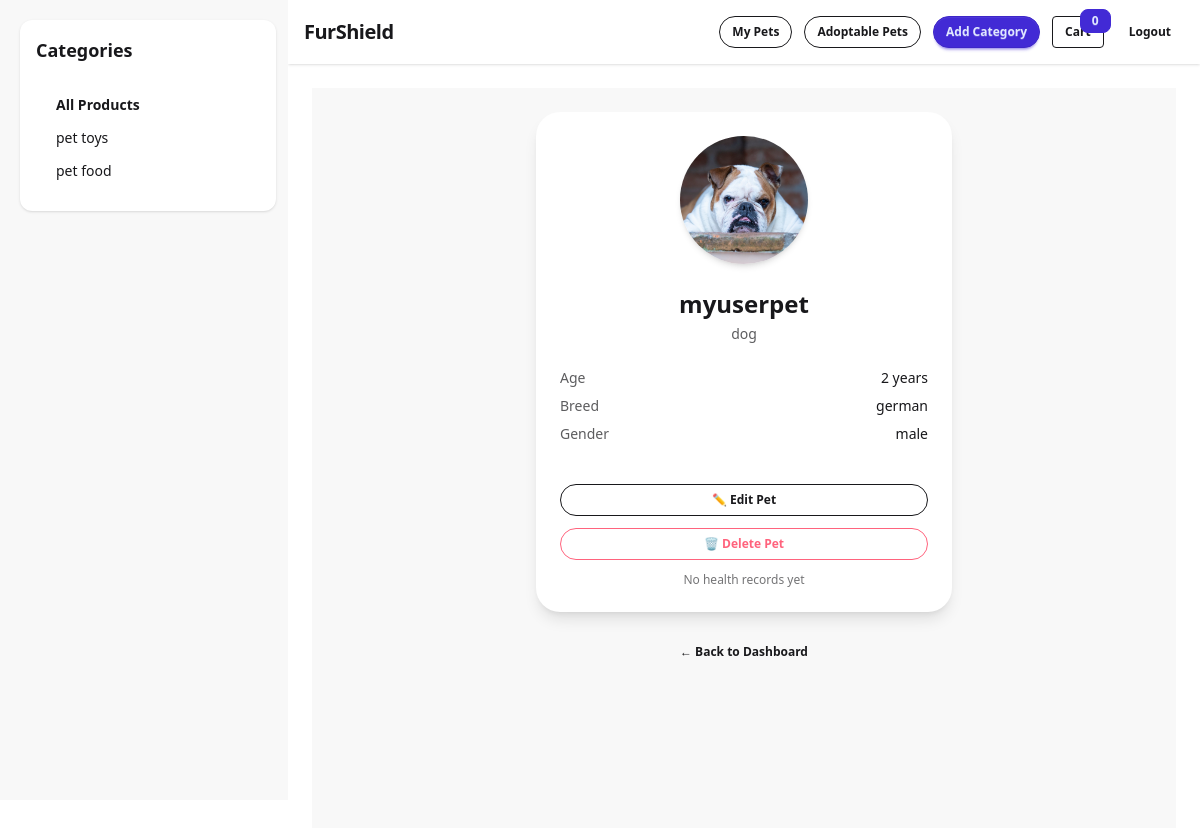
The page /pets/2/ (signed in) on the database its author committed.
### myapp/models.py (models this page shows, shortened)
class Pet(models.Model):
    owner = models.ForeignKey(
        User,
        on_delete=models.CASCADE,
        related_name='pets',
        null=True,
        blank=True
    )
    shelter = models.ForeignKey(
        User,
        on_delete=models.CASCADE,
        related_name='shelter_pets',
        null=True,
        blank=True
    )
    is_adoptable = models.BooleanField(default=False)
    image = models.ImageField(upload_to='pets/', blank=True, null=True)
    pet_name = models.CharField(max_length=100)
    pet_type = models.CharField(max_length=50)
    age = models.PositiveIntegerField(null=True, blank=True)
    breed = models.CharField(max_length=100, blank=True)
    gender = models.CharField(max_length=20)
    special_needs = models.BooleanField(default=False)

class Category(models.Model):
    name = models.CharField(max_length=100)
    image = models.ImageField(upload_to='category_images/')

### myapp/views.py (the view)
# urls.py: path('pets/<int:pet_id>/', views.view_pet,  name='view_pet'),
def view_pet(request, pet_id):
    pet = get_object_or_404(Pet, id=pet_id)
    if pet.owner != request.user and request.user.profile.role != 'vet':
        return HttpResponseForbidden()
    records = pet.health_records.all()
    return render(request, 'pet_owner/view_pet.html', {
        'pet': pet,
        'records': records
    })

### myapp/context_processors.py (called while the page is built)
def categories_processor(request):
    from .models import Category
    return {
        'categories': Category.objects.all()
    }

### myapp/templates/pet_owner/view_pet.html
{% extends 'base.html' %}
{% block content %}
<div class="min-h-screen bg-base-200 flex justify-center">
    <div class="w-full max-w-md px-4 py-6">
        <div class="card bg-base-100 shadow-lg rounded-3xl overflow-hidden">
            <div class="flex justify-center mt-6">
                {% if pet.image %}
                    <img src="{{ pet.image.url }}"
                         class="w-32 h-32 rounded-full object-cover shadow-md">
                {% else %}
                    <div class="w-32 h-32 rounded-full bg-primary text-primary-content flex items-center justify-center text-5xl shadow-md">
                        🐾
                    </div>
                {% endif %}
            </div>
            <div class="card-body p-6 space-y-4">
                <div class="text-center">
                    <h1 class="text-2xl font-bold">
                        {{ pet.pet_name }}
                    </h1>
                    <p class="text-sm opacity-70 mt-1">
                        {{ pet.pet_type }}
                    </p>
                </div>
                <div class="space-y-2 text-sm">
                    <div class="flex justify-between">
                        <span class="opacity-70">Age</span>
                        <span class="font-medium">{{ pet.age }} years</span>
                    </div>
                    <div class="flex justify-between">
                        <span class="opacity-70">Breed</span>
                        <span class="font-medium">
                            {{ pet.breed|default:"Not specified" }}
                        </span>
                    </div>
                    <div class="flex justify-between">
                        <span class="opacity-70">Gender</span>
                        <span class="font-medium">{{ pet.gender }}</span>
                    </div>
                </div>
                <div class="space-y-3 pt-4">
                    <a href="{% url 'update_pet' pet.id %}"
                       class="btn btn-outline btn-sm rounded-full w-full">
                        ✏ Edit Pet
                    </a>
                    <a href="{% url 'delete_pet' pet.id %}"
                       class="btn btn-outline btn-error btn-sm rounded-full w-full">
                        🗑 Delete Pet
                    </a>
                    {% if pet.health_records.exists %}
                        <a href="{% url 'view_health_record' pet.health_records.first.id %}"
                           class="btn btn-primary btn-sm rounded-full w-full">
                            🩺 View Health Record
                        </a>
                    {% else %}
                        <div class="text-center text-xs opacity-60">
                            No health records yet
                        </div>
                    {% endif %}
                </div>
            </div>
        </div>
        <div class="mt-6">
            <a href="{% url 'owner_dashboard' %}"
               class="btn btn-ghost btn-sm w-full rounded-full">
                ← Back to Dashboard
            </a>
        </div>
    </div>
</div>
{% endblock %}

### myapp/templates/partials/category_sidebar.html
<div class="w-full md:w-64 bg-base-100 rounded-xl shadow p-4">
  <h3 class="text-lg font-bold mb-4">Categories</h3>
  <ul class="menu bg-base-100 rounded-box">
    <li>
      <a href="{% url 'view_products' %}" class="font-semibold">
        All Products
      </a>
    </li>
    {% for category in categories %}
    <li>
      <a href="{% url 'category_products' category.id %}">
        {{ category.name }}
      </a>
    </li>
    {% empty %}
    <li class="opacity-70">No categories</li>
    {% endfor %}
  </ul>
</div>

### rows shown on the page
Pet: image (picture), pet_name "myuserpet", pet_type "dog", age "2", breed "german", gender "male"
Category: name "pet toys"
Category: name "pet food"

### other values the page prints
{{ request.session.cart|length|default:"0" }} "0"
